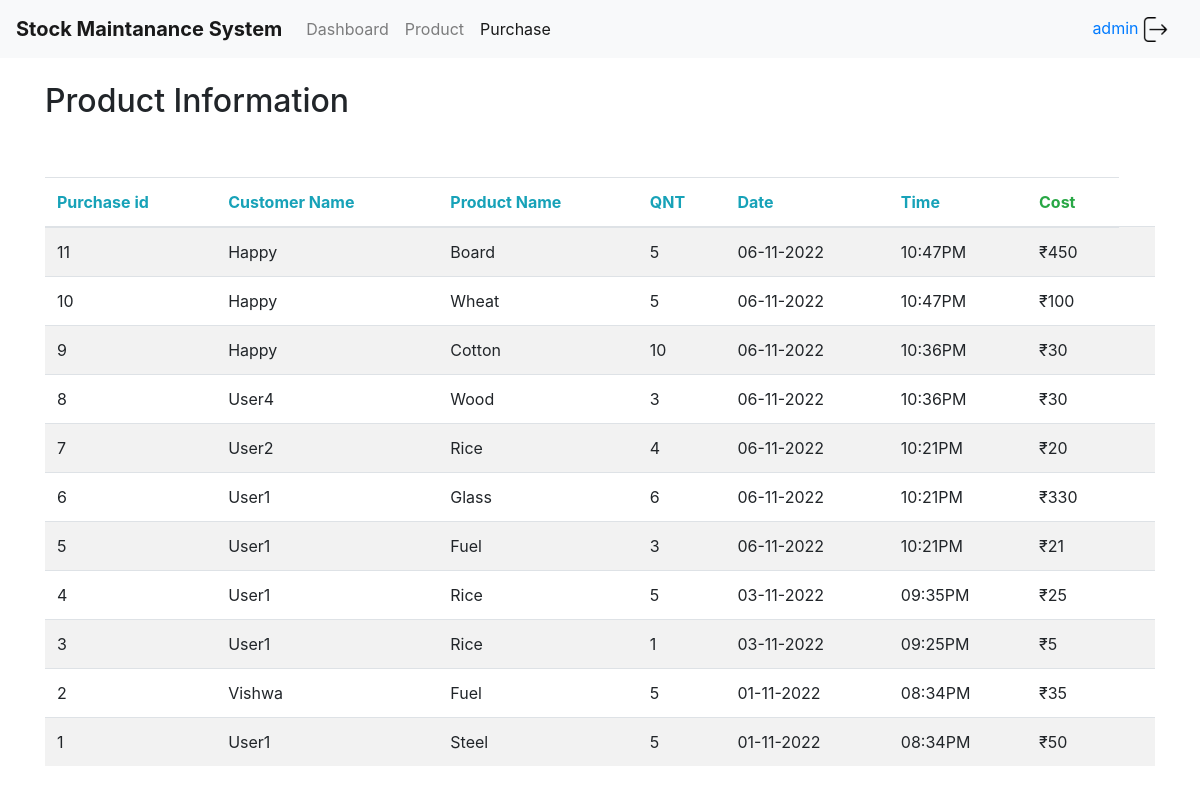
The app's page /admin/purchase (signed in), older data.
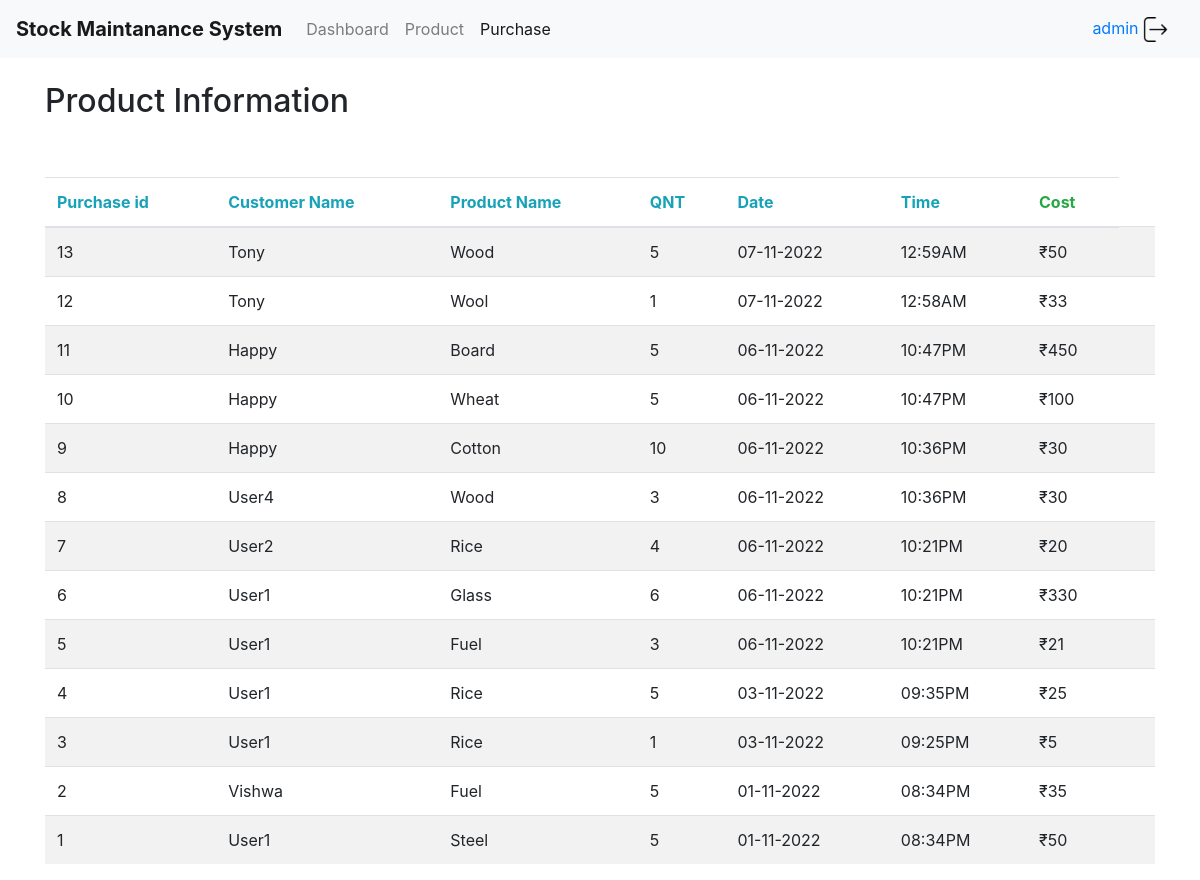
The same page, newer data.
### tables this page shows
CREATE TABLE purchase(purchaseID integer primary key ,customerName test,
                productName text,QTY integer,purchaseTime text,purchaseDate text,purchaseCost integer);

### app.py (the view)
@app.route("/admin/purchase",methods=["GET","POST"])
def purchase():
   con = sql.connect("database.sqlite")
   con.row_factory = sql.Row
   cur = con.cursor()
   cur.execute("select * from purchase")
   rows = cur.fetchall();
   rows.reverse()
   return  render_template('purchase.html',rows = rows,user=session["name"])

### templates/purchase.html (shortened to what this page needs)
<!DOCTYPE html>
<html>
<head>
	<link rel="stylesheet" href="https://stackpath.bootstrapcdn.com/bootstrap/4.1.3/css/bootstrap.min.css">
</head>
<body>
				<nav class="navbar navbar-expand-lg navbar-light bg-light">
			  <a class="navbar-brand" href="#"><b>Stock Maintanance System</b></a>
			  <div class="collapse navbar-collapse" id="navbarNavAltMarkup">
			    <div class="navbar-nav">
			      <a class="nav-item nav-link" href="/admin">Dashboard</a>
			      <a class="nav-item nav-link" href="/admin/product">Product <span class="sr-only">(current)</span></a>
			      <a class="nav-item nav-link active" href="/admin/purchase">Purchase</a>
			    </div>
			  </div>
        <a class="nav-item nav-link" href="{{url_for('login_page.a_logout')}}">{{user}} <img src={{url_for('static',filename='logout.png')}} width="25" height="25"></a>
			</nav>
<div class="container">
  <h2>Product Information</h2>
  <table class="table table-striped">
    <thead>
      <tr>
        <th class="text-info">Purchase id</th>
        <th class="text-info">Customer Name</th>
        <th class="text-info">Product Name</th>
        <th class="text-info">QNT</th>
        <th class="text-info">Date</th>
        <th class="text-info">Time</th>
        <th class="text-success">Cost</th>
      </tr>
    </thead>
    <tbody>
       {% for row in rows %}
            <tr>
               <td>{{row["purchaseID"]}}</td>
               <td>{{row["customerName"]}}</td>
               <td>{{row["productName"]}}</td>
               <td>{{row['QTY']}}</td>
               <td>{{row['purchaseDate']}}</td>
               <td>{{row['purchaseTime']}}</td>
               <td>₹{{row['purchaseCost']}}</td>
               <td>
            </tr>
         {% endfor %}
    </tbody>
  </table>
</div>
</body>
</html>

Row changes from the older to the newer data that the page shows:
added purchase: purchaseID "13", customerName "Tony", productName "Wood", QTY "5", purchaseDate "07-11-2022", purchaseTime "12:59AM", purchaseCost "50"
added purchase: purchaseID "12", customerName "Tony", productName "Wool", QTY "1", purchaseDate "07-11-2022", purchaseTime "12:58AM", purchaseCost "33"
